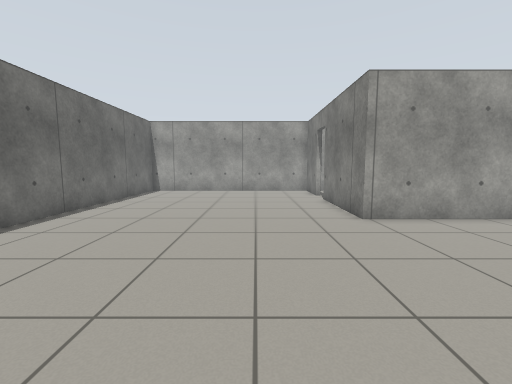
[1] (above)

15 first-person views from a walk through a world built for the Gazebo simulator. The camera is 0.94 m above the floor, tilts 6° down and sees 90° across. The floor is counted in squares, 0.5 m on a side. Each view is taken from the middle of a square. On the plan, view 1 faces up. The plan holds only what a view shows up to about 15 squares ahead; the rest is blank. The place goes on beyond the plan.

[2]
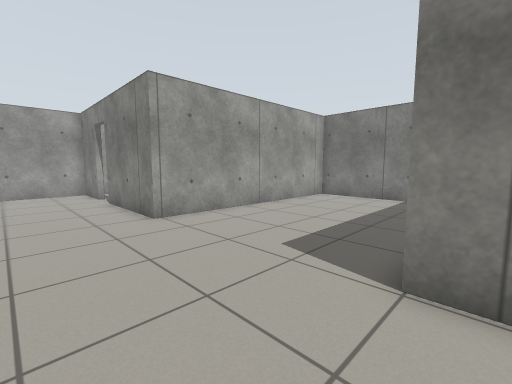

[3]
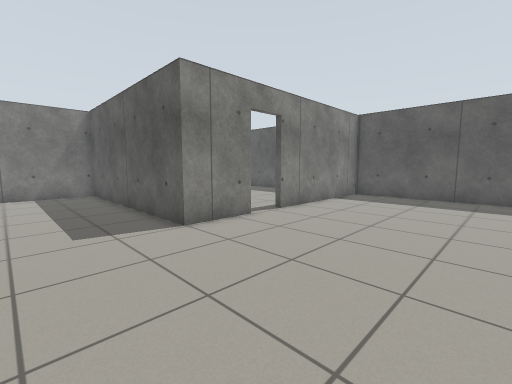

[4]
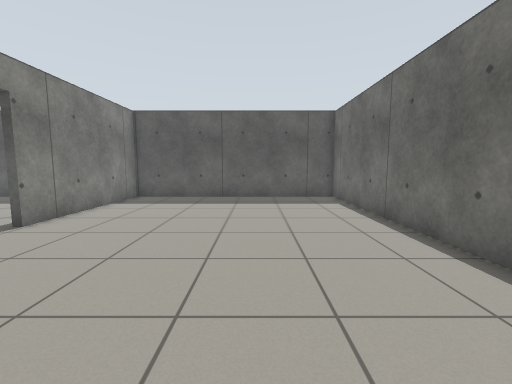

[5]
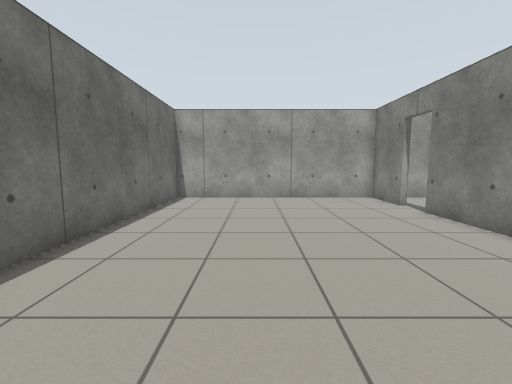

[6]
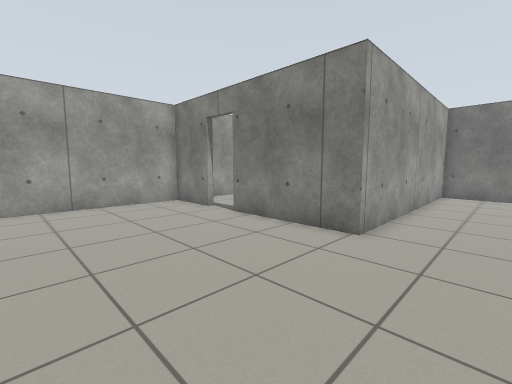

[7]
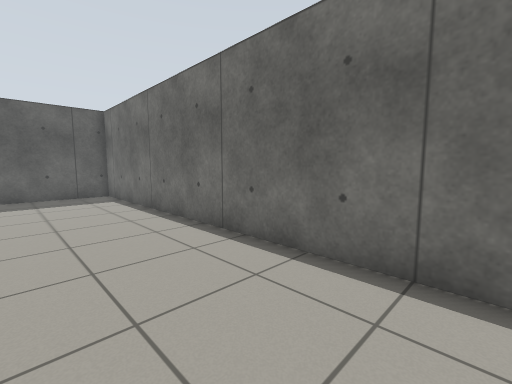

[8]
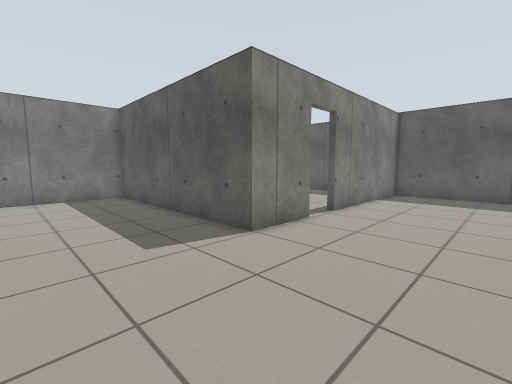

[9]
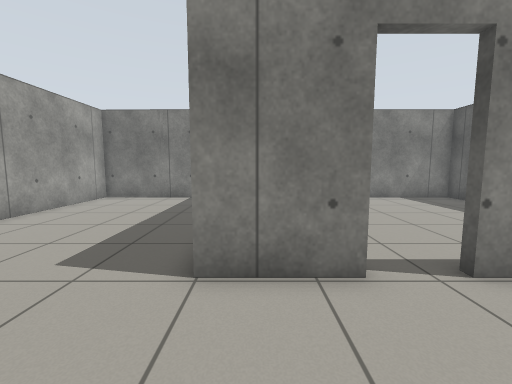

[10]
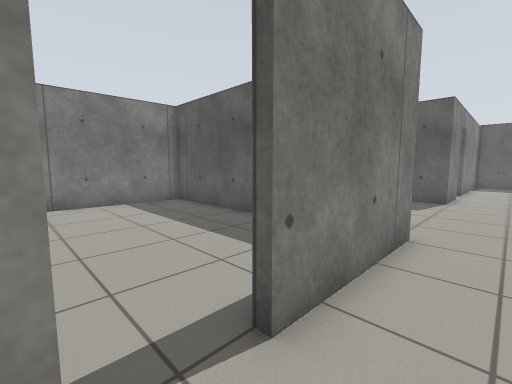

[11]
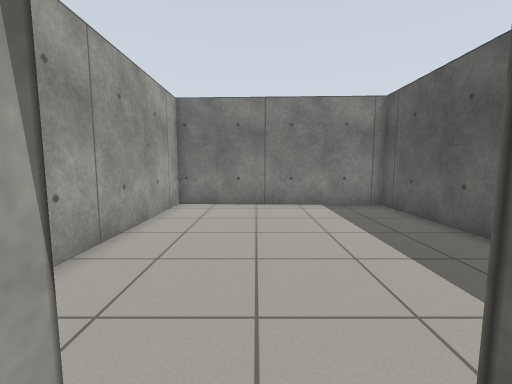

[12]
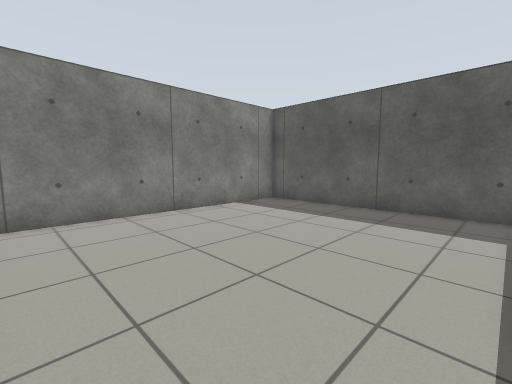

[13]
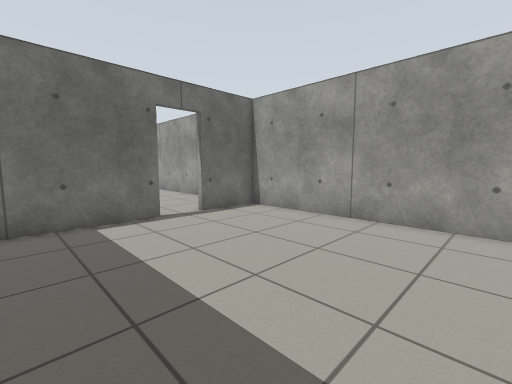

[14]
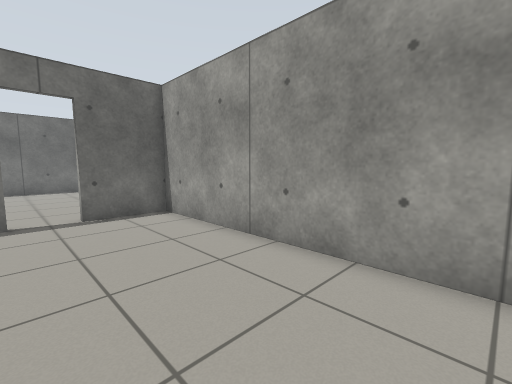

[15]
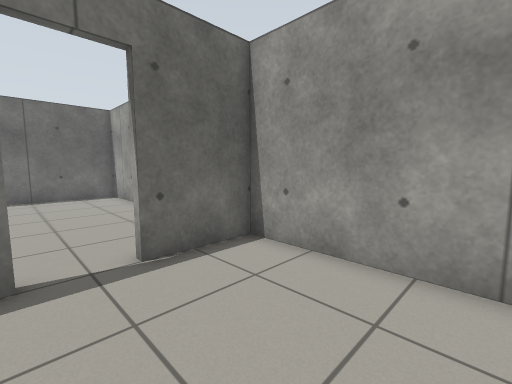

### Floor plan
Points are (right, up) in squares from view 1. A wall is a line through its corners. A room is listed if a view was taken in it or the views show most of it. See-through windows are left out.
Room 1 (views 1, 2, 3, 4, 5, 6, 7, 8, 9, 10, 11)
walls: (4.1, -1.9) (4.1, 1) (14.8, 1) (14.8, 5.6); (3.7, 15.8) (3.7, 18.8) (-7.6, 18.8) (-7.6, -11.2) (4.1, -11.2) (4.1, -3.6); (14.8, 5.1) (14.9, 8.8) (3.7, 8.8) (3.7, 14)
ways out: open door at (4, -2.5) to room 2; open door at (4, 14.5) to room 3
Room 2 (view 12)
walls: (4.9, -11.2) (14.8, -11.2) (14.8, 0.1)
ways out: open door at (4, -2.5) to room 1
Room 3 (views 13, 14, 15)
walls: (9.1, 9.1) (14.9, 9.1) (15.3, 18.8) (4, 18.8) (4, 15.8); (4, 14) (4, 9.9)
ways out: open door at (4, 14.5) to room 1

Where each view was taken, in squares from view 1:
view 1: 0 up, 0 right, facing up
view 2: 0 up, 0 right, facing up-right
view 3: 5 up, 3 left, facing down-right
view 4: 4 up, 3 left, facing down
view 5: 4 up, 3 left, facing up
view 6: 6 up, 3 left, facing up-right
view 7: 6 up, 3 left, facing down-left
view 8: 6 up, 1 left, facing down-right
view 9: 0 up, 0 right, facing right
view 10: 16 up, 2 right, facing down-right
view 11: 15 up, 3 right, facing right
view 12: 0 up, 5 right, facing down-right
view 13: 10 up, 13 right, facing up-left
view 14: 14 up, 14 right, facing up-left
view 15: 14 up, 9 right, facing up-left
